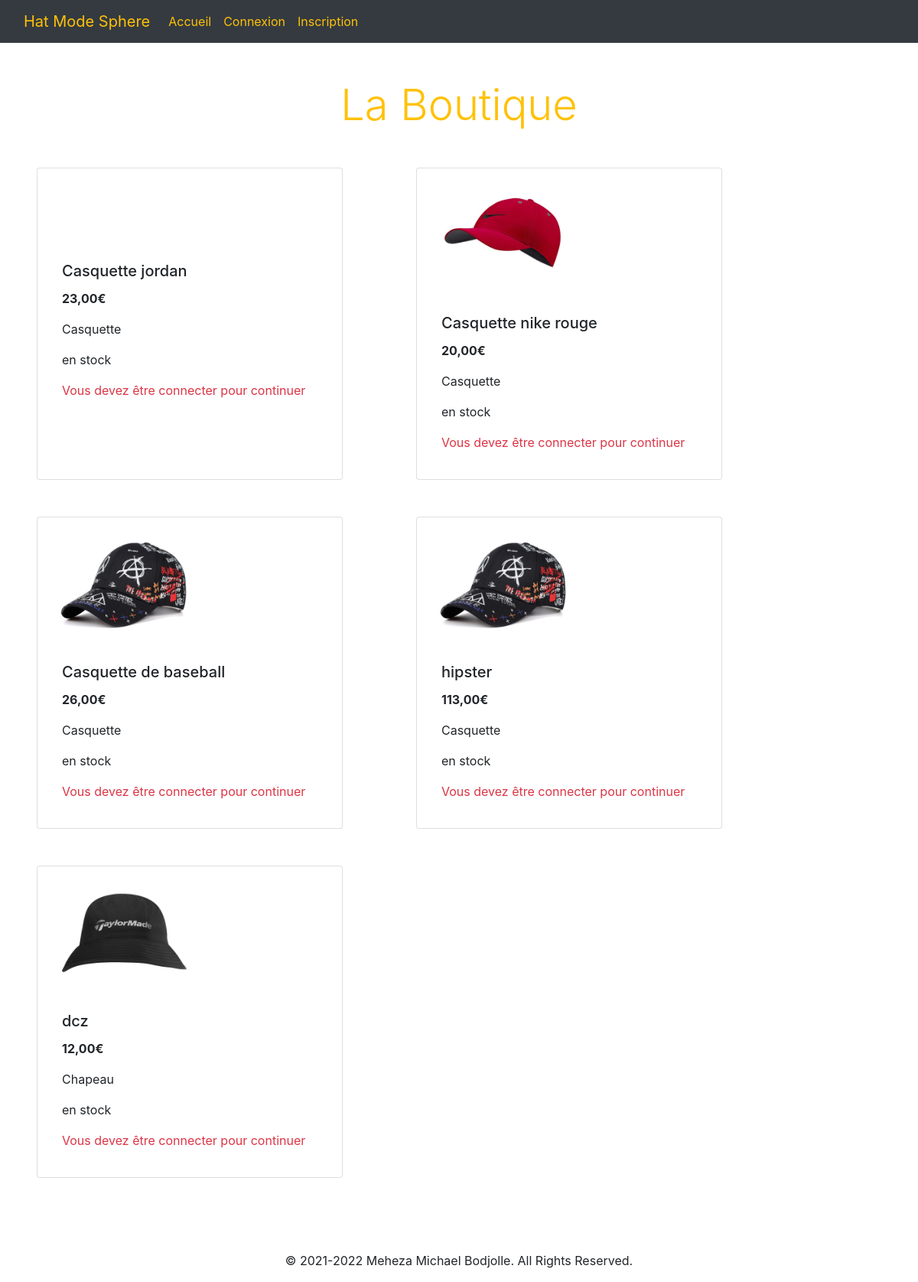
The page / on the database its author committed.
### tables this page shows
CREATE TABLE IF NOT EXISTS `produits` (
  `id` int(11) NOT NULL AUTO_INCREMENT,
  `nom_produit` varchar(255) NOT NULL,
  `images` varchar(255) NOT NULL,
  `prix` int(11) NOT NULL,
  `detail` text NOT NULL,
  `categorie_id` int(11) NOT NULL,
  PRIMARY KEY (`id`),
  UNIQUE KEY `product_name` (`nom_produit`)
);

CREATE TABLE IF NOT EXISTS `categorie` (
  `id` int(11) NOT NULL AUTO_INCREMENT,
  `nom` varchar(255) NOT NULL,
  `affichage_order` int(11) NOT NULL,
  PRIMARY KEY (`id`)
);

### index.php (the view, shortened to what this page needs)
<!DOCTYPE html>
<htmL>
<head>
    <link href="https://cdn.jsdelivr.net/npm/bootstrap@5.0.0-beta2/dist/css/bootstrap.min.css" rel="stylesheet">
    <link rel="stylesheet" href="https://stackpath.bootstrapcdn.com/bootstrap/4.5.2/css/bootstrap.min.css">
    <link rel="stylesheet" type="text/css" href="css/bootstrap2.css">
    <link rel="stylesheet" type="text/css" href="css/style.css">
</head>
<body>
    <header>
        <?php include("header.php");
        ?>
    </header>
    <main>
        <h1 class="display-4 mb-5 mt-5 text-center  text-warning ">La Boutique</h1>
        <div class="container-fluid mt-5n    ">
            <div class="row ">
                <?php
                $connexionbdd = $bdd->connectDb();
                $query = $connexionbdd->prepare("SELECT *, produits.id as produit_id, categorie.id as categorie_id FROM produits INNER JOIN categorie  ON  produits.categorie_id = categorie.id");
                $query->execute();
                $results = $query->fetchAll(PDO::FETCH_ASSOC);
                ?>
                <?php foreach ($results as $info) {  ?>
                    <div class=" card mx-5 mb-5 " style="max-width: 400px;">
                        <div class="col-md-3">
                            <img src="images/<?= $info['images'] ?>" height="170" alt="">
                        </div>
                        <div class="card-body">
                            <a class="text-reset text-decoration-none" href="infoproduit.php?='<?php echo $info['produit_id'] ?>'">
                                <h5 class="card-title"><?= $info['nom_produit'] ?></h5>
                            </a>
                            <strong>
                                <p><?= number_format($info['prix'], 2, ',', ' '); ?>€</p>
                            </strong>
                            <p ><?= $info['nom'] ?></p>
                           <p  ><?= $info['stock'] ?> en stock</p>
                           <?php if(isset($_SESSION['id'])) { ?>
                            <form method="POST" action="#">
                                    <button type="submit" name="ajouter" value="ajouter" class="btn btn-warning">Ajouter au panier</button>
                                    <input type="hidden" name="produit_id" class="form-control" id="produit_id" value="<?php echo $info['produit_id'] ?>" />
                                </form>
                            <?php }else{
                                echo "<p class='text-danger'>Vous devez être connecter pour continuer<p>";
                            } ?>
                        </div>
                    </div>
                <?php   } ?>
            </div>
    </main>
    <footer>
        <?php include("footer.php"); ?>
    </footer>
</body>
</html>

### header.php (shortened to what this page needs)
<?php
require "class/config.php";
?>
<?php if (isset($_SESSION['id']) && $results['statut'] == 0) : ?>
    <nav class="navbar navbar-expand-lg navbar-light bg-dark">
        <div class="container-fluid">
            <a class="navbar-brand text-warning" >Hat Mode Sphere</a>
            <button class="navbar-toggler" type="button" data-bs-toggle="collapse" data-bs-target="#navbarNavAltMarkup" aria-controls="navbarNavAltMarkup" aria-expanded="false" aria-label="Toggle navigation">
                <span class="navbar-toggler-icon"></span>
            </button>
            <div class="collapse navbar-collapse" id="navbarNavAltMarkup">
                <div class="navbar-nav">
                <a class="nav-link text-warning" href="index.php">Accueil</a>
                    <a class="nav-link text-warning" href="profil.php">Profil</a>
                    <a class="nav-link text-warning " href="panier.php">Panier</a>
                </div>
            </div>
            <form method="POST" action="">
                <button type="disconnect" name="disconnect" class="btn btn-warning ml-5">Deconnexion</button>
            </form>
    </nav>
    </div>
<?php else : ?>
    <nav class="navbar navbar-expand-lg navbar-light bg-dark">
        <div class="container-fluid">
            <a class="navbar-brand text-warning" >Hat Mode Sphere</a>
            <div class="collapse navbar-collapse" id="navbarNavAltMarkup">
                <div class="navbar-nav">
                     <a class="nav-link text-warning" href="index.php">Accueil</a>
                    <a class="nav-link text-warning" href="connexion.php">Connexion</a>
                    <a class="nav-link text-warning " href="inscription.php">Inscription</a>
                </div>
            </div>
        </div>
    <?php endif ?>
    </nav>

### footer.php
<div class="container mt-5">
   <div class="row">
      <p class="text-center"> © 2021-2022 Meheza Michael Bodjolle. All Rights Reserved.</p>
   </div>
</div>

### css/style.css (style rules this page uses)
* { margin: 0; padding: 0; }

### rows shown on the page
produits: nom_produit "Casquette jordan", prix "23,00", categorie.nom "Casquette"
produits: images (picture), nom_produit "Casquette nike rouge", prix "20,00", categorie.nom "Casquette"
produits: images (picture), nom_produit "Casquette de baseball", prix "26,00", categorie.nom "Casquette"
produits: images (picture), nom_produit "hipster", prix "113,00", categorie.nom "Casquette"
produits: images (picture), nom_produit "dcz", prix "12,00", categorie.nom "Chapeau"
